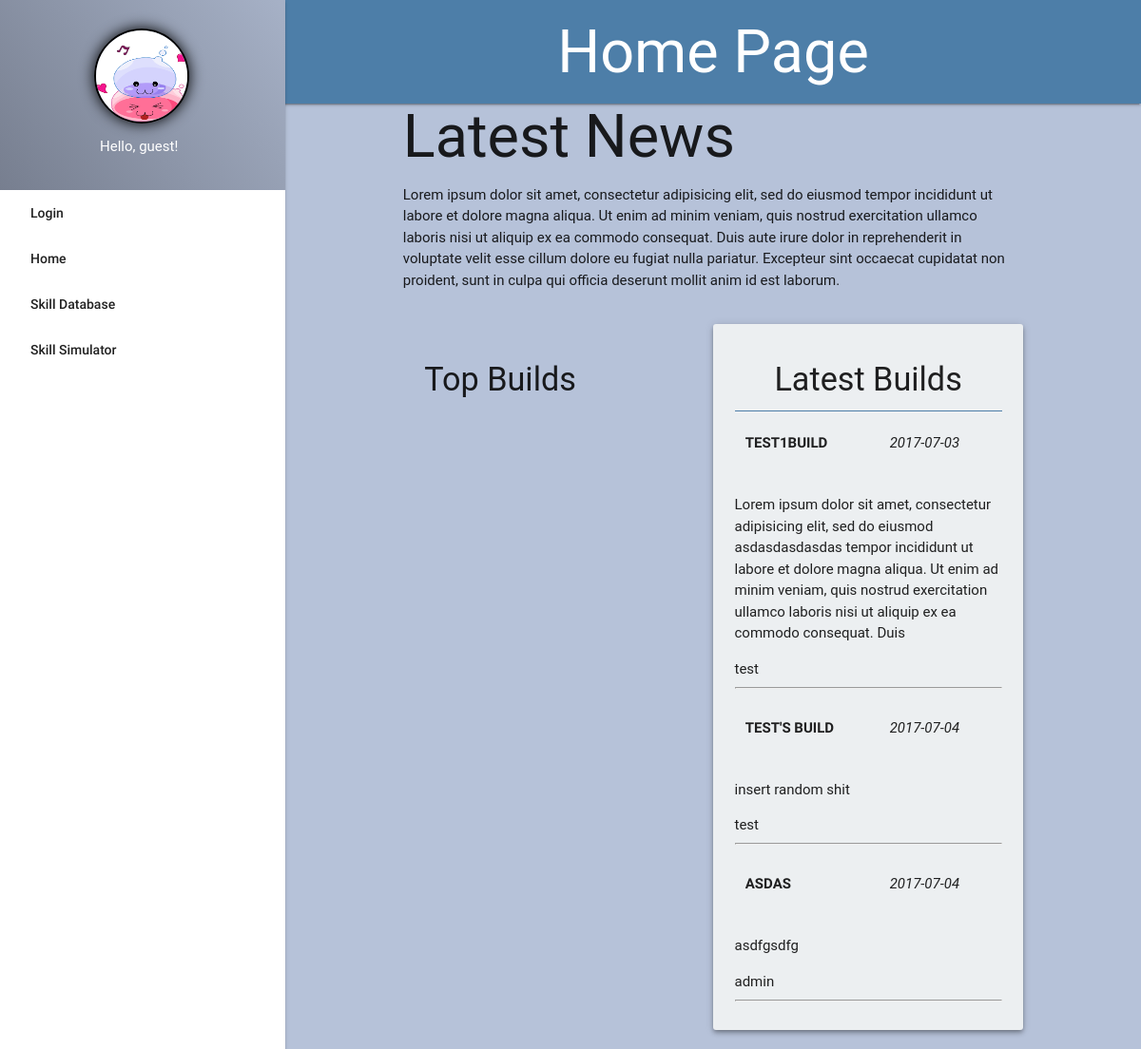
The page / on the database its author committed.
### tables this page shows
CREATE TABLE `builds` (
  `id` int(10) NOT NULL,
  `acct_id` int(10) DEFAULT NULL,
  `build_name` varchar(255) NOT NULL DEFAULT 'None',
  `build_description` varchar(255) NOT NULL DEFAULT 'None',
  `build_date` date DEFAULT NULL
);

CREATE TABLE `users` (
  `id` int(10) NOT NULL,
  `username` varchar(255) NOT NULL,
  `password` varchar(255) NOT NULL,
  `email` varchar(255) NOT NULL,
  `role` varchar(255) NOT NULL,
  `display_photo` varchar(255) NOT NULL
);

### index.php (the view, shortened to what this page needs)
<?php
function header_title(){
	echo 'Home Page';
};
function display_content(){
	global $conn;
	echo '<div class="container">
		<div class="row">
			<h1>Latest News</h1>
			<p>Lorem ipsum dolor sit amet, consectetur adipisicing elit, sed do eiusmod
			tempor incididunt ut labore et dolore magna aliqua. Ut enim ad minim veniam,
			quis nostrud exercitation ullamco laboris nisi ut aliquip ex ea commodo
			consequat. Duis aute irure dolor in reprehenderit in voluptate velit esse
			cillum dolore eu fugiat nulla pariatur. Excepteur sint occaecat cupidatat non
			proident, sunt in culpa qui officia deserunt mollit anim id est laborum.</p>
		</div>
		<div class="row">
			<div class="col l6 m6 s12">
				<h4>Top Builds</h4>
			</div>
			<div class="col l6 m6 s12 bg z-depth-2">
				<div class="index-header center-align">
					<h4>Latest Builds</h4>
				</div>';
				$sql = "SELECT * FROM builds b JOIN users u ON b.acct_id = u.id
						ORDER BY b.build_date  ASC";
				$result = mysqli_query($conn, $sql);
				while($row = mysqli_fetch_assoc($result)){
					extract($row);
					echo '<div>
						<div class="row">
							<div class="col l6">
								<span><b>'.strtoupper($build_name).'</b></span>
							</div>
							<div class="col l6">
								<span><i>'.$build_date.'</i></span>
							</div>
						</div>
						<p>'.$build_description.'</p>
						<span>'.$username.'</span><hr>
					</div>';
				}
			echo '</div>
		</div>
	</div>';
};
require_once 'template.php';
?>

### styles/styles.css (style rules this page uses)
body { background: #b6c2d9; cursor: url('../images/arrow.png'), default; }
h1 { margin: 0; }
.bg { background: #eceff1; border-radius: 3px; }
.index-header { border-bottom: 1px solid #4d7ea8; }
.row .col { padding: 1.5em 1.5em; }

### rows shown on the page
builds: build_name "TEST1BUILD", build_date "2017-07-03", build_description "Lorem ipsum dolor sit amet, consectetur adipisicing elit, sed do eiusmod asdasdasdasdas tempor incididunt ut labore et dolore magna aliqua. Ut enim ad minim veniam, quis nostrud exercitation ullamco laboris nisi ut aliquip ex ea commodo consequat. Duis", acct.username "test"
builds: build_name "TEST'S BUILD", build_date "2017-07-04", build_description "insert random shit", acct.username "test"
builds: build_name "ASDAS", build_date "2017-07-04", build_description "asdfgsdfg", acct.username "admin"
